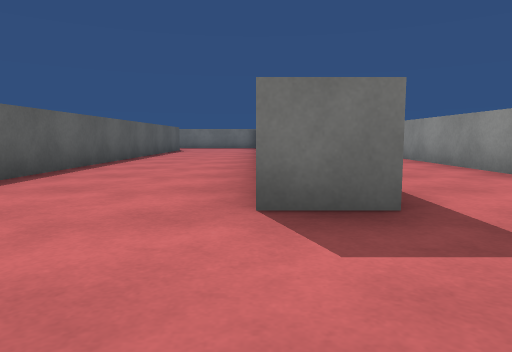
[1] (above)

19 first-person views from a walk through a 3-D level made in the Unity game engine. The camera is 0.25 m above the floor, tilts 4° down and sees 70° across. The floor is counted in squares, 0.5 m on a side. Each view is taken from the middle of a square. On the plan, view 1 faces up. The plan holds only what a view shows up to about 9 squares ahead; the rest is blank. Surface patterns are stand-ins for the level's own textures.

[2]
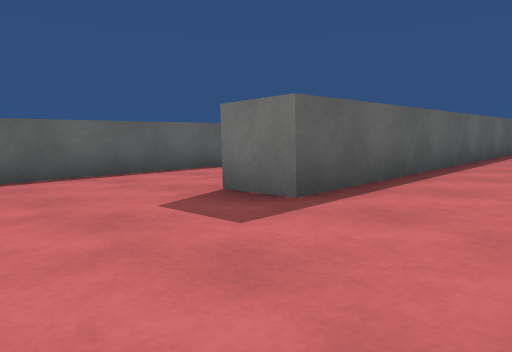

[3]
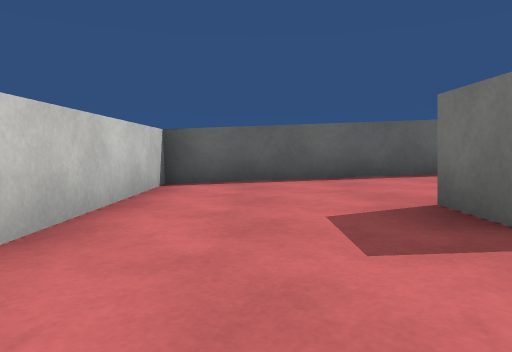

[4]
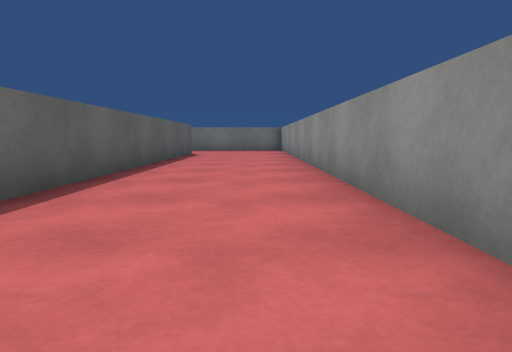

[5]
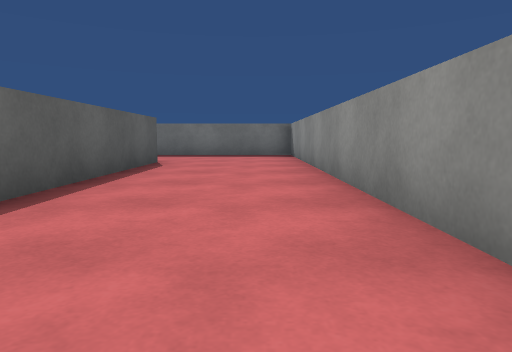

[6]
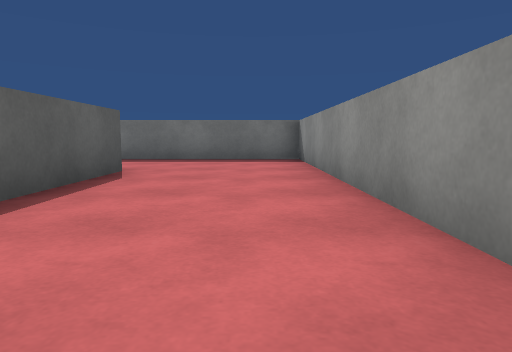

[7]
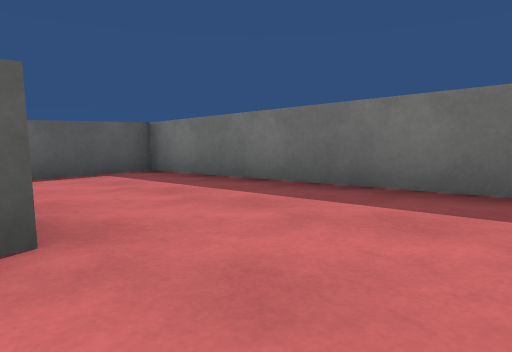

[8]
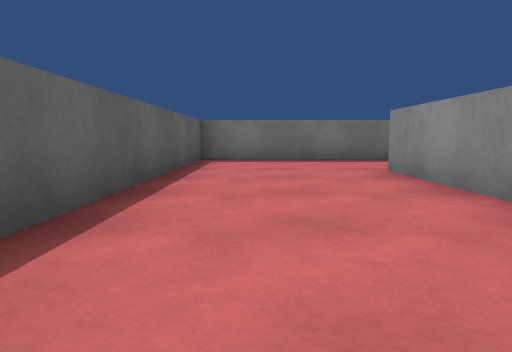

[9]
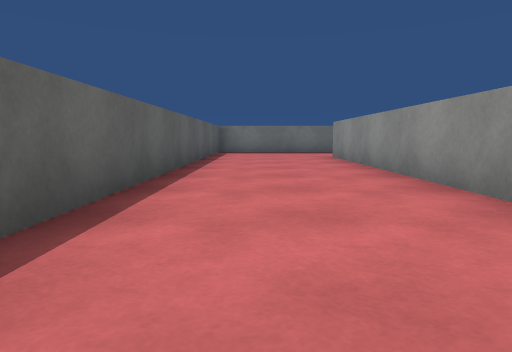

[10]
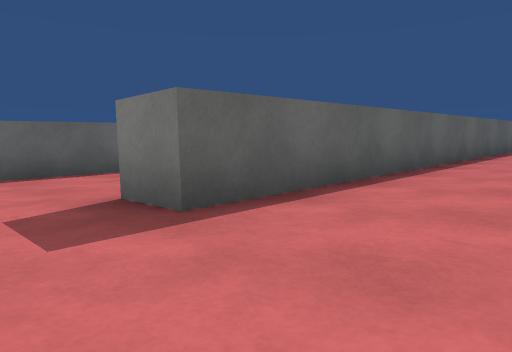

[11]
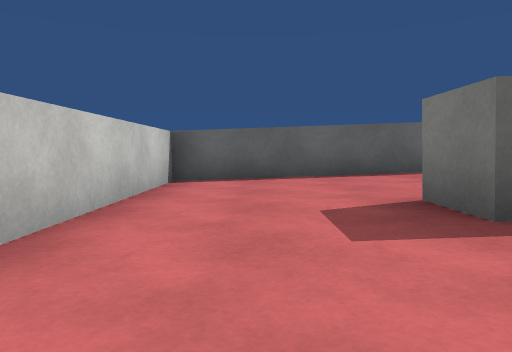

[12]
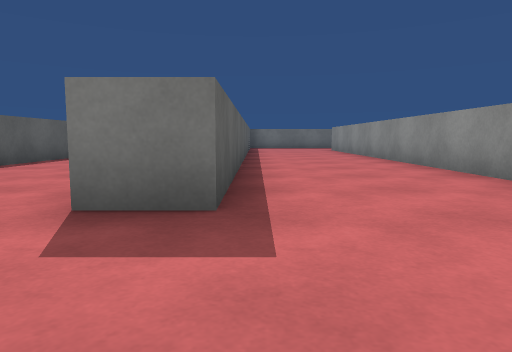

[13]
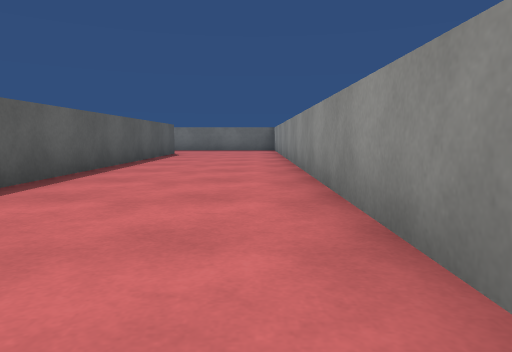

[14]
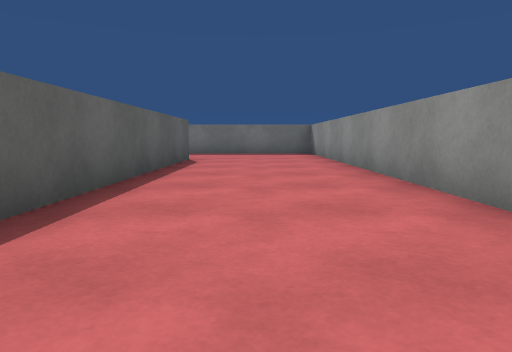

[15]
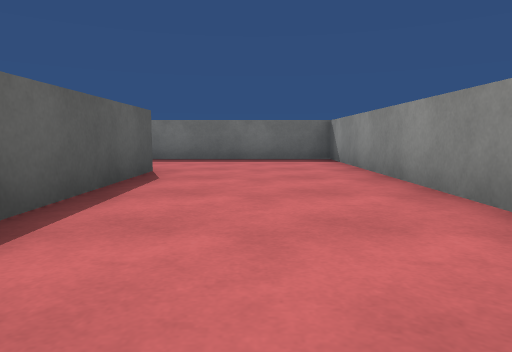

[16]
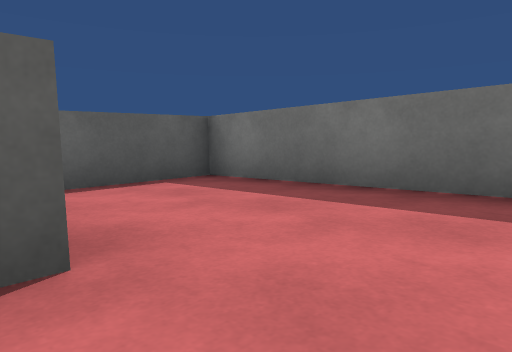

[17]
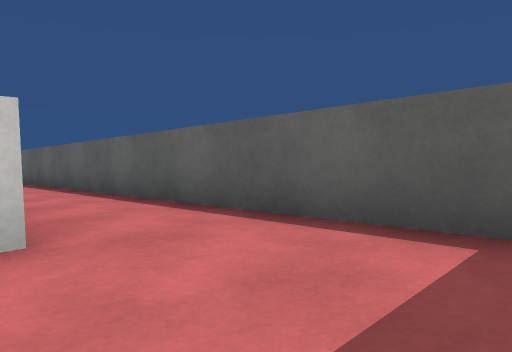

[18]
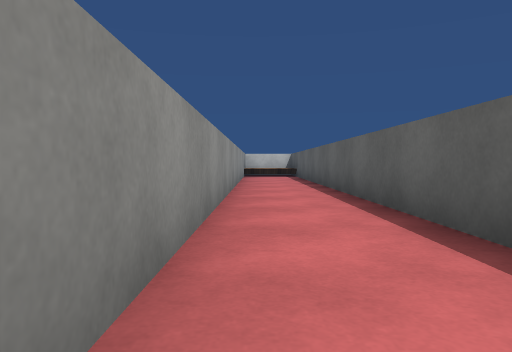

[19]
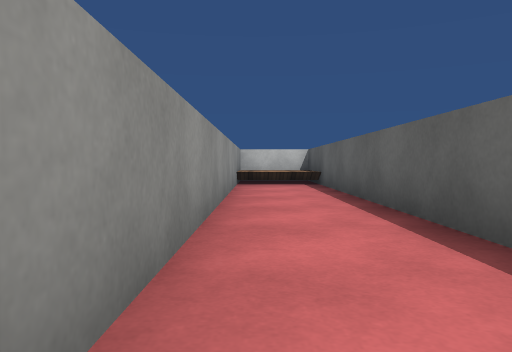

### Floor plan
Key: @ floor where view 1 was taken; # wall or solid block; . main floor; : floor 0.05 m higher than the main floor; - floor 0.05 m lower than the main floor; + floor 0.1 m higher than the main floor; * floor 0.15 m higher than the main floor; % floor 0.2 m higher than the main floor; & floor 0.25 m higher than the main floor.
Columns run from 15 left of view 1 to 4 right of it. Each row starts with its distance up from view 1.
 18 ################
 17 #&&&&&&##&&&&&&#
 16 #&&&&&&##&&&&&&#
 15 #%%%%%%##%%%%%%#
 14 #%%#%%%##%%##%%#
 13 #%%#%%%##%%##%%#
 12 #**#***##**##**#
 11 #**#***##**##**##
 10 #++#+++##++##++##
  9 #++#+++##++##++##  #
  8 #++#+++##++##++##++#
  7 #::#:::##::##::##::#
  6 #::#:::##::##::##::#
  5 #::#:::##::##::##::#
  4 #..#...##..##..##..
  3 #..#...##.. #..##..
  2 #..#....... #......
  1 #--#------- #------
  0    #------  #--@---
 -1    ######   #####

Positions as (right, up) in squares from view 1, and headings:
1: (0, 0), facing up
2: (3, 0), facing up-left
3: (3, 1), facing left
4: (-1, 3), facing up
5: (-1, 7), facing up
6: (-1, 9), facing up
7: (-1, 14), facing up-left
8: (-6, 9), facing up
9: (-6, 5), facing up
10: (-5, 1), facing up-left
11: (-5, 1), facing left
12: (-7, 0), facing up
13: (-9, 3), facing up
14: (-10, 6), facing up
15: (-10, 9), facing up
16: (-10, 14), facing up-left
17: (-12, 17), facing down-left
18: (-13, 15), facing down
19: (-13, 10), facing down
